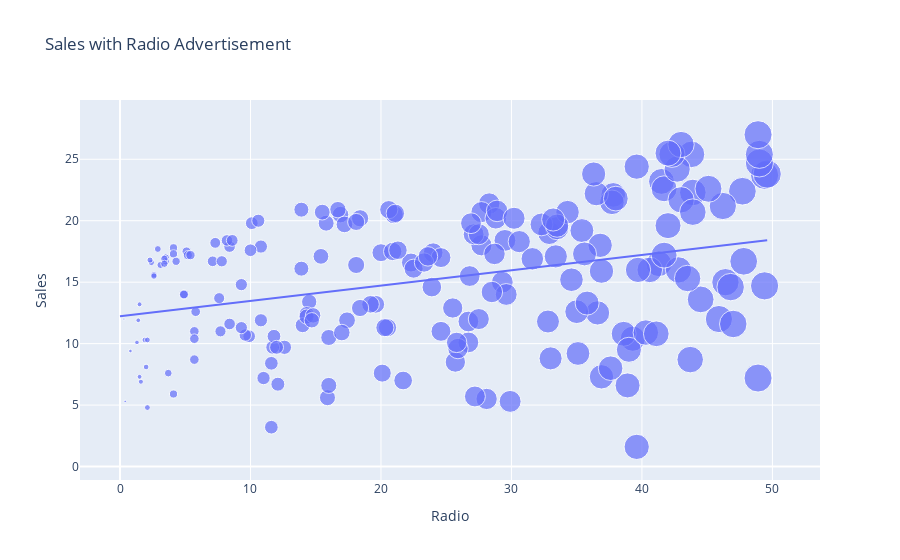

Source (notebook cell):
### Code cell
figure= px.scatter(data_frame= data, x="Radio", y="Sales",size="Radio", trendline="ols", title="Sales with Radio Advertisement")
figure.show()

### Figure 1 — Plotly figure (JSON) as saved in the notebook; plotly's stock layout.template omitted (floating-point values rounded to 4 significant figures; data arrays with more than 128 entries replaced by an {"elided": "..."} marker saying what was removed)
{"data": [{"hovertemplate": "Radio=%{marker.size}<br>Sales=%{y}<extra></extra>", "legendgroup": "", "marker": {"color": "#636efa", "size": {"elided": "200 float values"}, "sizemode": "area", "sizeref": 0.124, "symbol": "circle"}, "mode": "markers", "name": "", "orientation": "v", "showlegend": false, "type": "scatter", "x": {"elided": "200 float values"}, "xaxis": "x", "y": {"elided": "200 float values"}, "yaxis": "y"}, {"hovertemplate": "<b>OLS trendline</b><br>Sales = 0.124432 * Radio + 12.2357<br>R<sup>2</sup>=0.122242<br><br>Radio=%{x}<br>Sales=%{y} <b>(trend)</b><extra></extra>", "legendgroup": "", "marker": {"color": "#636efa", "symbol": "circle"}, "mode": "lines", "name": "", "showlegend": false, "type": "scatter", "x": {"elided": "200 float values"}, "xaxis": "x", "y": {"elided": "200 float values"}, "yaxis": "y"}], "layout": {"legend": {"itemsizing": "constant", "tracegroupgap": 0}, "title": {"text": "Sales with Radio Advertisement"}, "xaxis": {"anchor": "y", "domain": [0, 1], "title": {"text": "Radio"}}, "yaxis": {"anchor": "x", "domain": [0, 1], "title": {"text": "Sales"}}}}
